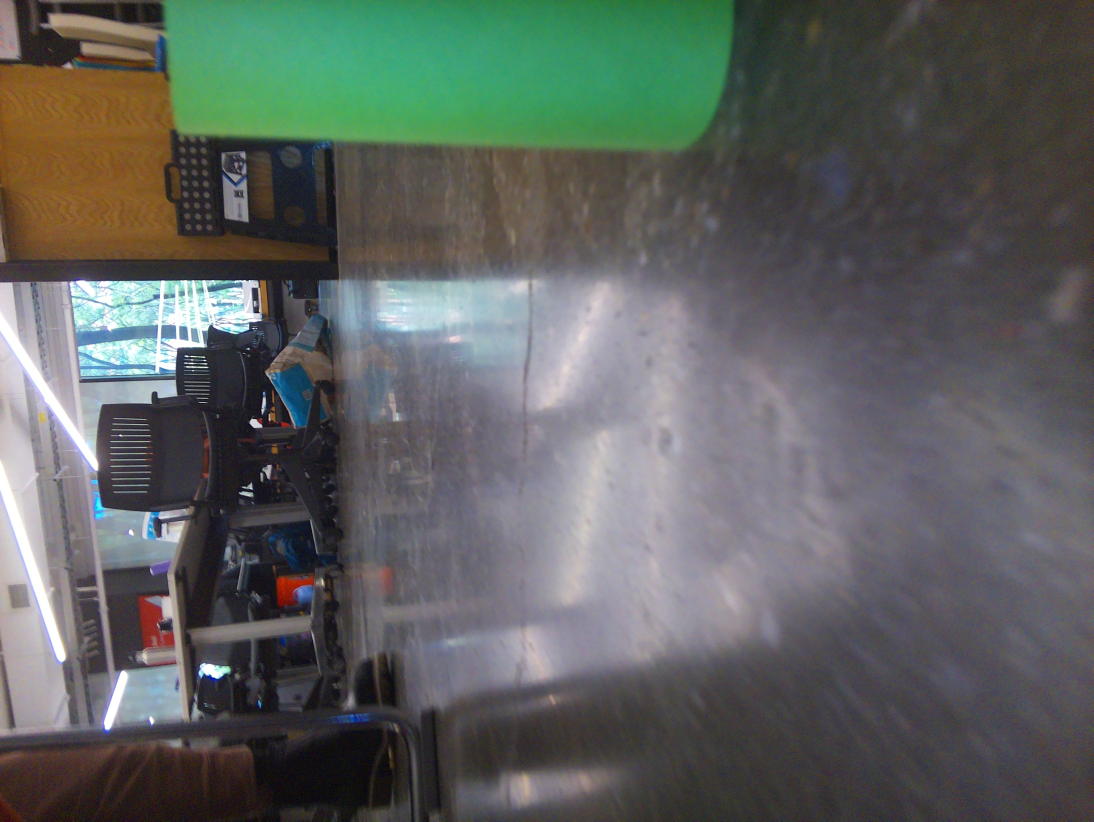
#> input picture trash.jpg, 3280 x 2464 px (shown at 1/3 size)
$ python -i imagedetect_color.py   (imports and definitions only)
#> lines starting #> are read from the running program, lines starting #| are printed output that depends on the picture; after the words box and inside, x2 and y2 are one past the last pixel; in counts of white or black regions, pixels touching at a corner belong together
import sys
sys.path.append(r'C:\Users\User\AppData\Local\Packages\PythonSoftwareFoundation.Python.3.12_qbz5n2kfra8p0\LocalCache\local-packages\Python312\Scripts')
sys.path.append(r'c:\users\user\appdata\local\packages\pythonsoftwarefoundation.python.3.12_qbz5n2kfra8p0\localcache\local-packages\python312\site-packages')

import numpy as np
import cv2

def color_detect():
    flag = 0
    img = cv2.imread('trash.jpg')
#> img is the input picture: shape (2464, 3280, 3); mean B, G, R 95.4, 98.2, 94.2
    img = cv2.resize(img, (820,616))
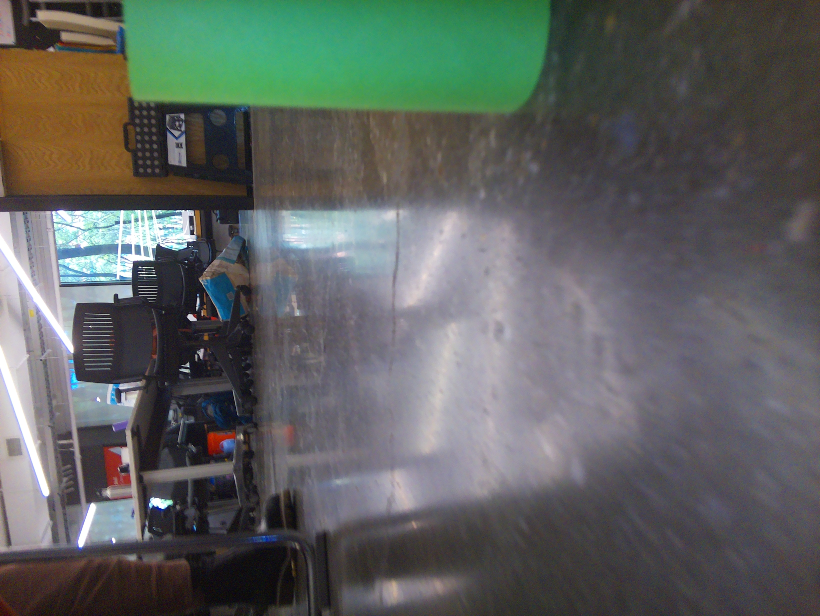
#> img: shape (616, 820, 3); mean B, G, R 95.5, 98.4, 94.3
    #cv2.imshow('Original Image', img)
    #print(img.shape) > (2464, 3280, 3)
    cv2.waitKey(0)
    hsv_img = cv2.cvtColor(img, cv2.COLOR_BGR2HSV)
#> hsv_img: shape (616, 820, 3); mean H, S, V 93.1, 53.7, 108.2
    img_rot = cv2.rotate(hsv_img, cv2.ROTATE_90_CLOCKWISE)
#> img_rot: shape (820, 616, 3); mean H, S, V 93.1, 53.7, 108.2
    cropped_image = img_rot[220:3280, 0:2464]
#> cropped_image: shape (600, 616, 3); mean H, S, V 97.5, 44.9, 105.4

    # lower and range of white in HSV
    sensitivity = 70
    lower_white = np.array([0,0,255-sensitivity])
    upper_white = np.array([255,sensitivity,255])

    mask = cv2.inRange(cropped_image, lower_white, upper_white)
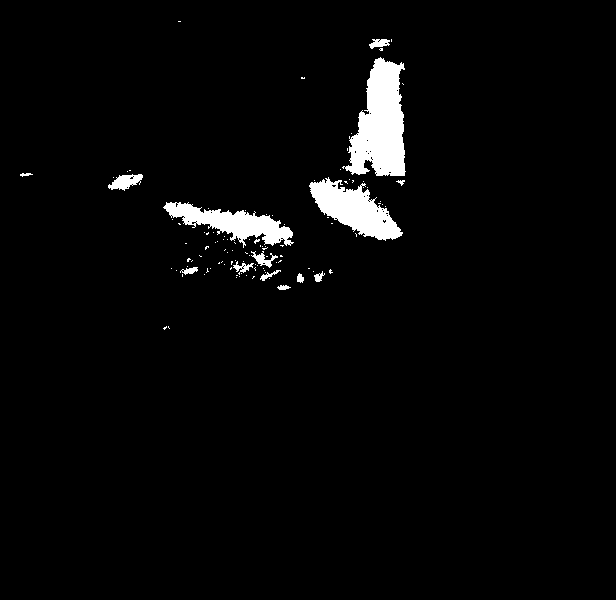
#> mask: shape (600, 616); 3.1% white; 108 white regions (94 under 20 px), largest, box (x1, y1, x2, y2) and area: (342, 57, 406, 176) 4715, (309, 177, 403, 241) 2923, (163, 202, 294, 248) 2487
    color_image = cv2.bitwise_and(cropped_image, cropped_image, mask=mask)
#> color_image: shape (600, 616, 3); mean H, S, V 3.5, 0.7, 6.2
    print(cv2.countNonZero(mask))
#| 11498
    if (cv2.countNonZero(mask) > 3000):
        flag = 1
    #cv2.imshow('Coloured Image', color_image)
    return flag

# Display the color of the image
#
#cv2.waitKey(0)
#3cv2.destroyAllWindows()

>>> result = color_detect()

$ run again, with capture_0001.jpg copied over trash.jpg
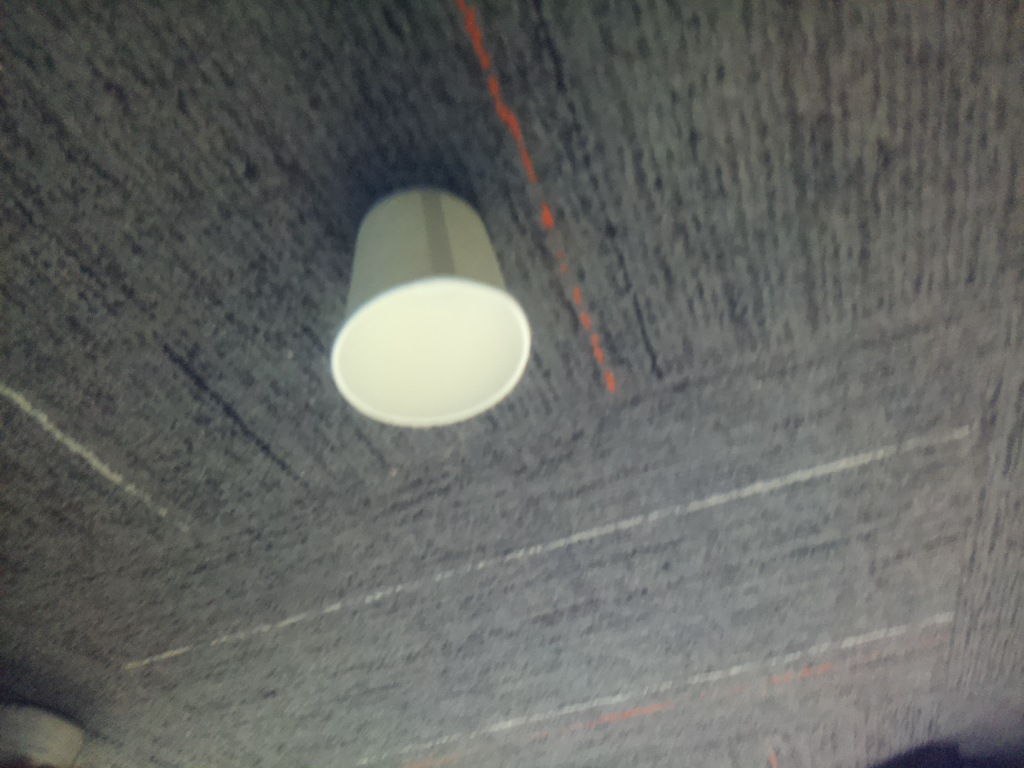
#> input picture capture_0001.jpg, 1024 x 768 px
#> in color_detect, img is the input picture: shape (768, 1024, 3); mean B, G, R 98.5, 101.6, 99.9
#> img: shape (616, 820, 3)
#> hsv_img: shape (616, 820, 3); mean H, S, V 58.5, 16, 102.8
#> img_rot: shape (820, 616, 3); mean H, S, V 58.5, 16, 102.8
#> cropped_image: shape (600, 616, 3); mean H, S, V 60.7, 16.2, 111.8
#> in color_detect, `mask = cv2.inRange(cropped_image, lower_white, upper_white)`:
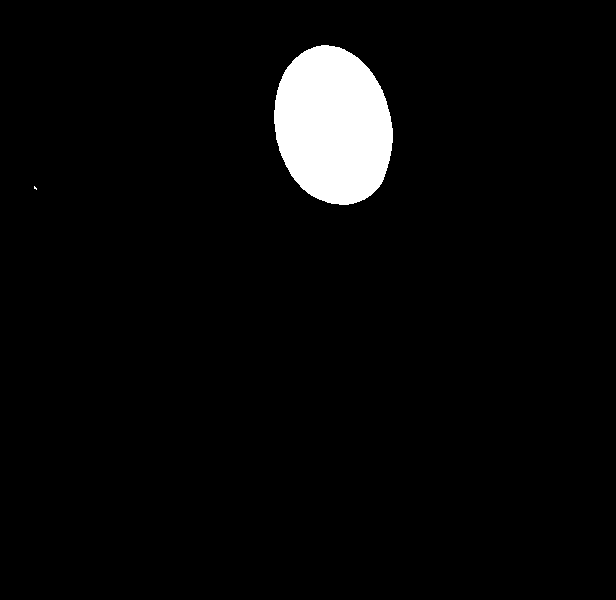
#> mask: shape (600, 616); 4% white; 2 white regions (1 under 20 px), largest, box (x1, y1, x2, y2) and area: (274, 45, 393, 205) 14794
#> color_image: shape (600, 616, 3); mean H, S, V 1.4, 1.2, 9.2
#| 14801

$ run again, with capture_0002.jpg copied over trash.jpg
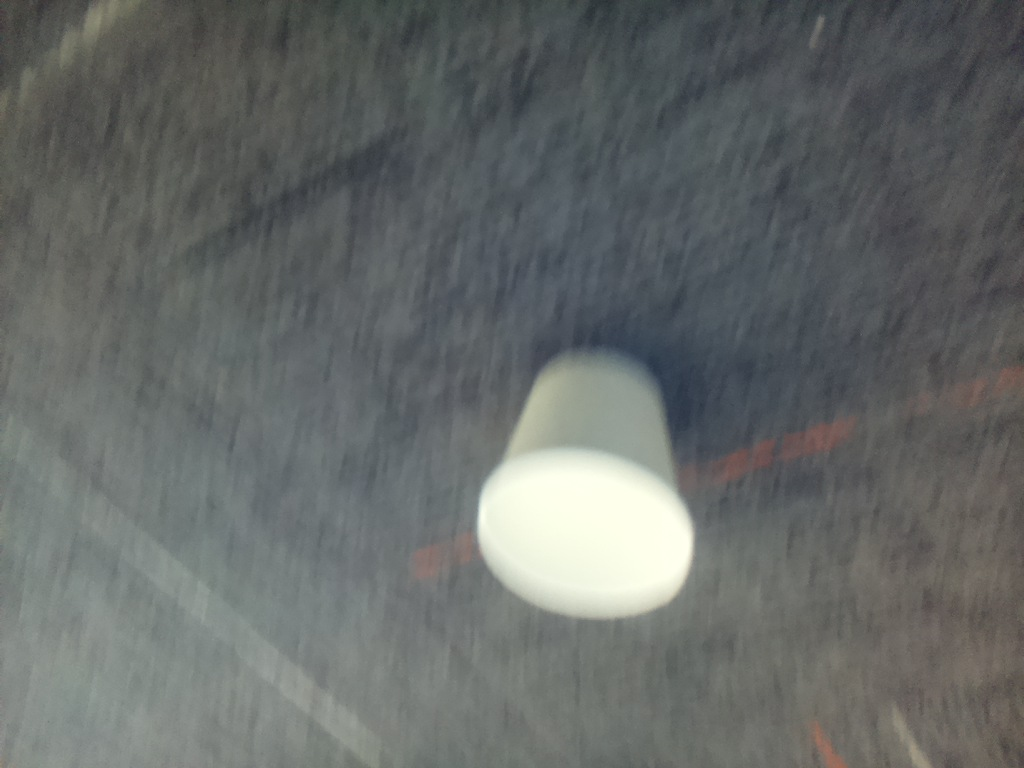
#> input picture capture_0002.jpg, 1024 x 768 px
#> in color_detect, img is the input picture: shape (768, 1024, 3); mean B, G, R 104.3, 105.8, 102
#> img: shape (616, 820, 3)
#> hsv_img: shape (616, 820, 3); mean H, S, V 71.6, 21, 108
#> img_rot: shape (820, 616, 3); mean H, S, V 71.6, 21, 108
#> cropped_image: shape (600, 616, 3); mean H, S, V 75.4, 23.2, 106.5
#> in color_detect, `mask = cv2.inRange(cropped_image, lower_white, upper_white)`:
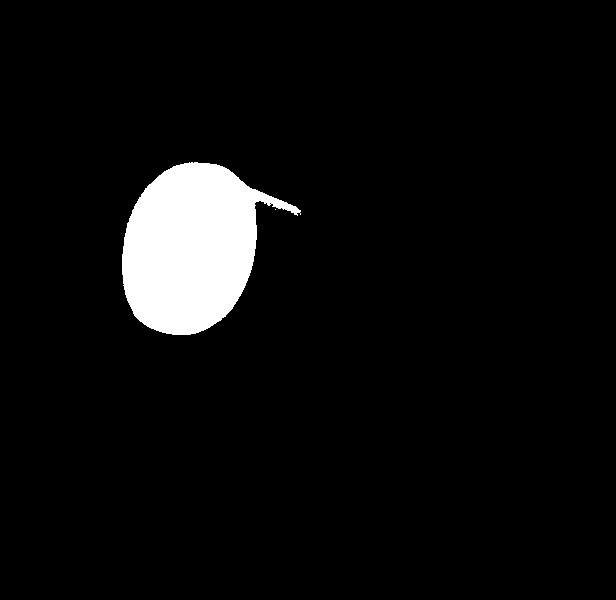
#> mask: shape (600, 616); 5.2% white; 2 white regions (1 under 20 px), largest, box (x1, y1, x2, y2) and area: (122, 162, 301, 335) 19099
#> color_image: shape (600, 616, 3); mean H, S, V 1.9, 1, 12.4
#| 19100
